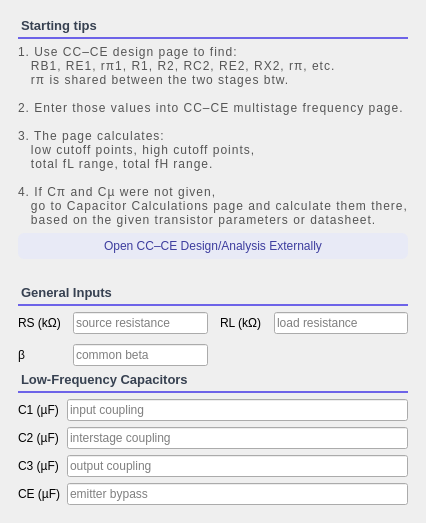
      <widget class="QFrame" name="cardGeneral">
       <property name="maximumSize">
        <size>
         <width>800</width>
         <height>16777215</height>
        </size>
       </property>
       <property name="styleSheet">
        <string notr="true">#cardGeneral { 
background-color: #f8fafc;
color: #334155;
border-radius: 8px;
border: 1px solid #e2e8f0;
}
</string>
       </property>
       <property name="card" stdset="0">
        <bool>true</bool>
       </property>
       <layout class="QVBoxLayout" name="verticalLayoutGeneral">
        <property name="leftMargin">
         <number>18</number>
        </property>
        <property name="topMargin">
         <number>18</number>
        </property>
        <property name="rightMargin">
         <number>18</number>
        </property>
        <property name="bottomMargin">
         <number>18</number>
        </property>
        <item>
         <widget class="QLabel" name="labelStartingTips">
          <property name="sizePolicy">
           <sizepolicy hsizetype="Preferred" vsizetype="Fixed">
            <horstretch>0</horstretch>
            <verstretch>0</verstretch>
           </sizepolicy>
          </property>
          <property name="styleSheet">
           <string notr="true">QLabel {
    color: #374151;
    font-size: 13px;
    font-weight: 600;
	background-color: transparent;
    padding-bottom: 4px;
    border: none;
    border-bottom: 2px solid #6D63E8;
	
	
	font: 13pt &quot;Rockwell&quot;;
}</string>
          </property>
          <property name="text">
           <string>Starting tips</string>
          </property>
          <property name="sectionTitle" stdset="0">
           <bool>true</bool>
          </property>
         </widget>
        </item>
        <item>
         <widget class="QLabel" name="labelNote">
          <property name="sizePolicy">
           <sizepolicy hsizetype="Preferred" vsizetype="Fixed">
            <horstretch>0</horstretch>
            <verstretch>0</verstretch>
           </sizepolicy>
          </property>
          <property name="styleSheet">
           <string notr="true">font: 600 10pt 'Segoe UI'; color: rgb(85, 85, 85); letter-spacing: 1px;</string>
          </property>
          <property name="text">
           <string>1. Use CC–CE design page to find:
   RB1, RE1, rπ1, R1, R2, RC2, RE2, RX2, rπ, etc. 
   rπ is shared between the two stages btw. 

2. Enter those values into CC–CE multistage frequency page.

3. The page calculates:
   low cutoff points, high cutoff points,
   total fL range, total fH range. 

4. If Cπ and Cµ were not given, 
   go to Capacitor Calculations page and calculate them there, 
   based on the given transistor parameters or datasheet.</string>
          </property>
         </widget>
        </item>
        <item>
         <widget class="QPushButton" name="buttonOpen">
          <property name="cursor">
           <cursorShape>PointingHandCursor</cursorShape>
          </property>
          <property name="styleSheet">
           <string notr="true">QPushButton { background:#e8eaf6; color:#3d3d9e; border-radius:6px; font:700 9pt 'Segoe UI'; padding:6px 10px; border:none; }
QPushButton:hover { background:#6D63E8; color:white; }
QPushButton:checked { background:#6D63E8; color:white; }
QPushButton:pressed {
    /* Slightly darker than your #6D63E8 hover color */
    background-color: #5a52c7; 
    color: #f0f0f0;
    
    /* The &quot;Push&quot; effect: increase top padding, decrease bottom */
    padding-top: 8px;
    padding-bottom: 4px;
}</string>
          </property>
          <property name="text">
           <string>Open CC–CE Design/Analysis Externally</string>
          </property>
         </widget>
        </item>
        <item>
         <spacer name="verticalSpacer_3">
          <property name="orientation">
           <enum>Qt::Orientation::Vertical</enum>
          </property>
          <property name="sizeType">
           <enum>QSizePolicy::Policy::Fixed</enum>
          </property>
          <property name="sizeHint" stdset="0">
           <size>
            <width>20</width>
            <height>20</height>
           </size>
          </property>
         </spacer>
        </item>
        <item>
         <widget class="QLabel" name="labelGeneralTitle">
          <property name="sizePolicy">
           <sizepolicy hsizetype="Preferred" vsizetype="Fixed">
            <horstretch>0</horstretch>
            <verstretch>0</verstretch>
           </sizepolicy>
          </property>
          <property name="styleSheet">
           <string notr="true">QLabel {
    color: #374151;
    font-size: 13px;
    font-weight: 600;
	background-color: transparent;
    padding-bottom: 4px;
    border: none;
    border-bottom: 2px solid #6D63E8;
	
	
	font: 13pt &quot;Rockwell&quot;;
}</string>
          </property>
          <property name="text">
           <string>General Inputs</string>
          </property>
          <property name="sectionTitle" stdset="0">
           <bool>true</bool>
          </property>
         </widget>
        </item>
        <item>
         <layout class="QGridLayout" name="gridGeneral">
          <property name="horizontalSpacing">
           <number>12</number>
          </property>
          <property name="verticalSpacing">
           <number>10</number>
          </property>
          <item row="0" column="0">
           <widget class="QLabel" name="labelRs">
            <property name="text">
             <string>RS (kΩ)</string>
            </property>
            <property name="fieldLabel" stdset="0">
             <bool>true</bool>
            </property>
           </widget>
          </item>
          <item row="1" column="1">
           <widget class="SmartLineEdit" name="lineBeta">
            <property name="placeholderText">
             <string>common beta</string>
            </property>
           </widget>
          </item>
          <item row="0" column="1">
           <widget class="SmartLineEdit" name="lineRs">
            <property name="placeholderText">
             <string>source resistance</string>
            </property>
           </widget>
          </item>
          <item row="0" column="2">
           <widget class="QLabel" name="labelRL">
            <property name="text">
             <string>RL (kΩ)</string>
            </property>
            <property name="fieldLabel" stdset="0">
             <bool>true</bool>
            </property>
           </widget>
          </item>
          <item row="1" column="0">
           <widget class="QLabel" name="labelBeta">
            <property name="text">
             <string>β</string>
            </property>
            <property name="fieldLabel" stdset="0">
             <bool>true</bool>
            </property>
           </widget>
          </item>
          <item row="0" column="3">
           <widget class="SmartLineEdit" name="lineRL">
            <property name="placeholderText">
             <string>load resistance</string>
            </property>
           </widget>
          </item>
         </layout>
        </item>
        <item>
         <widget class="QLabel" name="labelLowFreqCap">
          <property name="sizePolicy">
           <sizepolicy hsizetype="Preferred" vsizetype="Fixed">
            <horstretch>0</horstretch>
            <verstretch>0</verstretch>
           </sizepolicy>
          </property>
          <property name="styleSheet">
           <string notr="true">QLabel {
    color: #374151;
    font-size: 13px;
    font-weight: 600;
	background-color: transparent;
    padding-bottom: 4px;
    border: none;
    border-bottom: 2px solid #6D63E8;
	
	
	font: 13pt &quot;Rockwell&quot;;
}</string>
          </property>
          <property name="text">
           <string>Low-Frequency Capacitors</string>
          </property>
          <property name="sectionTitle" stdset="0">
           <bool>true</bool>
          </property>
         </widget>
        </item>
        <item>
         <layout class="QGridLayout" name="gridCaps">
          <item row="3" column="1">
           <widget class="SmartLineEdit" name="lineCE">
            <property name="placeholderText">
             <string>emitter bypass</string>
            </property>
           </widget>
          </item>
          <item row="3" column="0">
           <widget class="QLabel" name="labelCE">
            <property name="text">
             <string>CE (µF)</string>
            </property>
           </widget>
          </item>
          <item row="1" column="1">
           <widget class="SmartLineEdit" name="lineC2">
            <property name="placeholderText">
             <string>interstage coupling</string>
            </property>
           </widget>
          </item>
          <item row="0" column="1">
           <widget class="SmartLineEdit" name="lineC1">
            <property name="placeholderText">
             <string>input coupling</string>
            </property>
           </widget>
          </item>
          <item row="1" column="0">
           <widget class="QLabel" name="labelC2">
            <property name="text">
             <string>C2 (µF)</string>
            </property>
           </widget>
          </item>
          <item row="0" column="0">
           <widget class="QLabel" name="labelC1">
            <property name="text">
             <string>C1 (µF)</string>
            </property>
           </widget>
          </item>
          <item row="2" column="0">
           <widget class="QLabel" name="labelC3">
            <property name="text">
             <string>C3 (µF)</string>
            </property>
            <property name="fieldLabel" stdset="0">
             <bool>true</bool>
            </property>
           </widget>
          </item>
          <item row="2" column="1">
           <widget class="SmartLineEdit" name="lineC3">
            <property name="placeholderText">
             <string>output coupling</string>
            </property>
           </widget>
          </item>
         </layout>
        </item>
       </layout>
      </widget>
